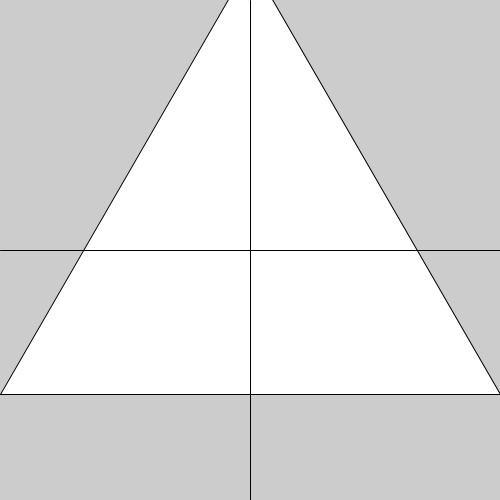
Frame 1 (no input)
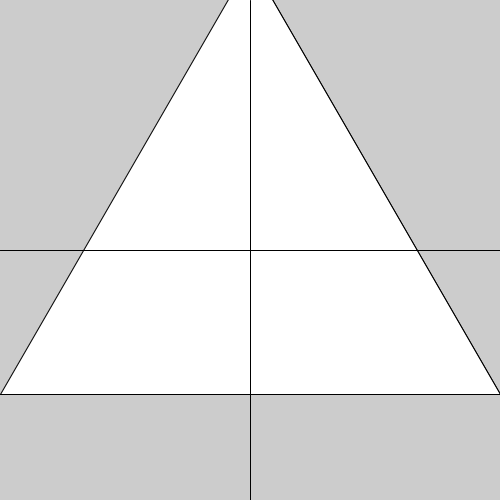
Frame 2 (the mouse pressed at the canvas centre, redrawn once)

The Processing sketch that drew these frames (run headless with seeded random() and noise(); the mouse was pressed at the canvas centre and the sketch redrawn once):

// Processing sketch: SierpinskiTriangle
// ── SierpinskiTriangle.pde
public void setup() {
    size(500,500);
    rectMode(CENTER);
    noLoop();
}

public void draw() {
    sierpinski(250,250,500);
    line(0, 250, 500, 250);
    line(250,0,250,500);
}

public void mouseDragged() {
    redraw();
}

public void sierpinski(float x, float y, float len) {
    equilateralTriangle(x, y, len);
}

public void equilateralTriangle(float x, float y, float side) {
    float height  = side * (float)Math.sqrt(3)/2;
    triangle(x,y-(2*height/3),x+side/2,y+height/3,x-side/2,y+height/3);
}
